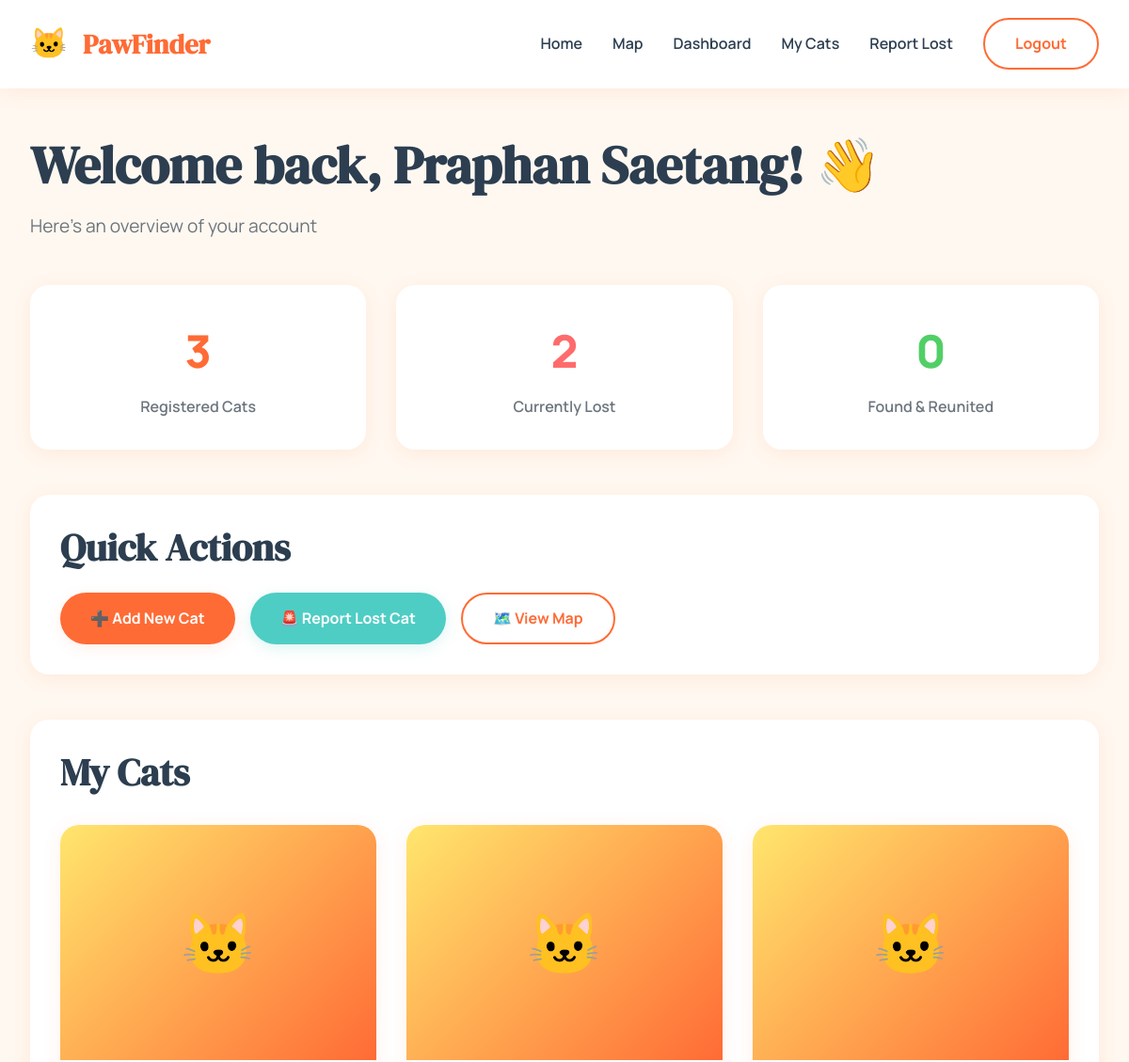
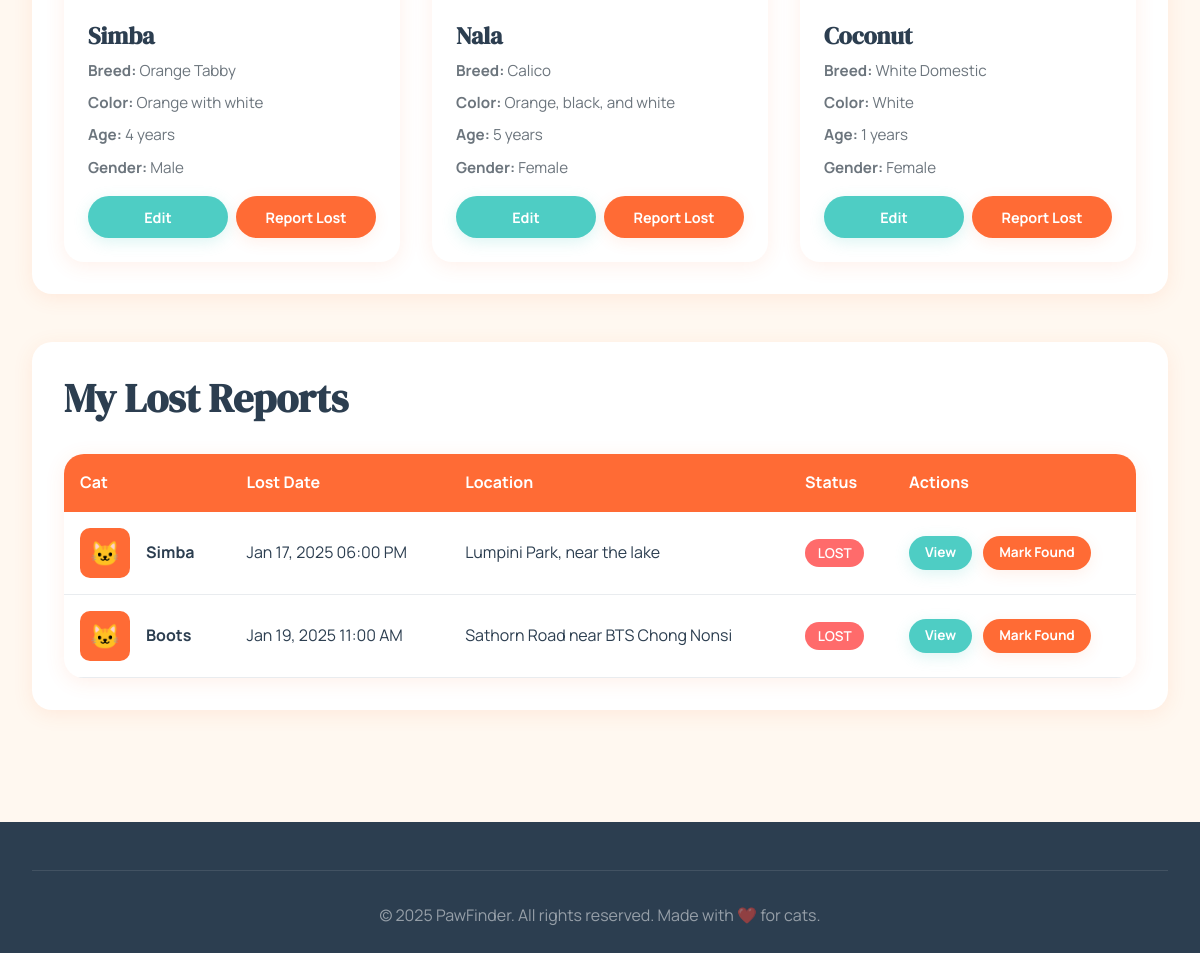
Page /dashboard.php (signed in) on the committed database (2 pictures, top to bottom).
### tables this page shows
CREATE TABLE IF NOT EXISTS users (
    id INT AUTO_INCREMENT PRIMARY KEY,
    username VARCHAR(50) UNIQUE NOT NULL,
    email VARCHAR(100) UNIQUE NOT NULL,
    password VARCHAR(255) NOT NULL,
    full_name VARCHAR(100) NOT NULL,
    phone VARCHAR(20),
    address TEXT,
    latitude DECIMAL(10, 8),
    longitude DECIMAL(11, 8),
    created_at TIMESTAMP DEFAULT CURRENT_TIMESTAMP,
    updated_at TIMESTAMP DEFAULT CURRENT_TIMESTAMP ON UPDATE CURRENT_TIMESTAMP,
    INDEX idx_location (latitude, longitude)
);

CREATE TABLE IF NOT EXISTS cats (
    id INT AUTO_INCREMENT PRIMARY KEY,
    user_id INT NOT NULL,
    name VARCHAR(100) NOT NULL,
    breed VARCHAR(100),
    color VARCHAR(100),
    age INT,
    gender ENUM('male', 'female', 'unknown') DEFAULT 'unknown',
    description TEXT,
    photo VARCHAR(255),
    microchip_id VARCHAR(50),
    distinctive_features TEXT,
    created_at TIMESTAMP DEFAULT CURRENT_TIMESTAMP,
    updated_at TIMESTAMP DEFAULT CURRENT_TIMESTAMP ON UPDATE CURRENT_TIMESTAMP,
    FOREIGN KEY (user_id) REFERENCES users(id) ON DELETE CASCADE,
    INDEX idx_user (user_id)
);

CREATE TABLE IF NOT EXISTS lost_reports (
    id INT AUTO_INCREMENT PRIMARY KEY,
    cat_id INT NOT NULL,
    user_id INT NOT NULL,
    status ENUM('lost', 'found') DEFAULT 'lost',
    lost_date DATETIME NOT NULL,
    lost_location TEXT NOT NULL,
    latitude DECIMAL(10, 8) NOT NULL,
    longitude DECIMAL(11, 8) NOT NULL,
    additional_info TEXT,
    reward DECIMAL(10, 2) DEFAULT 0.00,
    contact_phone VARCHAR(20),
    contact_email VARCHAR(100),
    found_date DATETIME,
    created_at TIMESTAMP DEFAULT CURRENT_TIMESTAMP,
    updated_at TIMESTAMP DEFAULT CURRENT_TIMESTAMP ON UPDATE CURRENT_TIMESTAMP,
    FOREIGN KEY (cat_id) REFERENCES cats(id) ON DELETE CASCADE,
    FOREIGN KEY (user_id) REFERENCES users(id) ON DELETE CASCADE,
    INDEX idx_status (status),
    INDEX idx_location (latitude, longitude),
    INDEX idx_lost_date (lost_date)
);

### includes/config.php (called while the page is built, shortened)
<?php
function getUserId() {
    return $_SESSION['user_id'] ?? null;
}
function formatDate($datetime) {
    return date('M d, Y h:i A', strtotime($datetime));
}
?>

### dashboard.php (the view, shortened to what this page needs)
<?php
require_once 'includes/config.php';
$userId = getUserId();
$userQuery = "SELECT * FROM users WHERE id = ?";
$stmt = $conn->prepare($userQuery);
$stmt->bind_param("i", $userId);
$stmt->execute();
$user = $stmt->get_result()->fetch_assoc();
$catsQuery = "SELECT * FROM cats WHERE user_id = ? ORDER BY created_at DESC";
$stmt = $conn->prepare($catsQuery);
$stmt->bind_param("i", $userId);
$stmt->execute();
$cats = $stmt->get_result()->fetch_all(MYSQLI_ASSOC);
$reportsQuery = "SELECT lr.*, c.name as cat_name, c.photo
                 FROM lost_reports lr
                 JOIN cats c ON lr.cat_id = c.id
                 WHERE lr.user_id = ?
                 ORDER BY lr.created_at DESC";
$stmt = $conn->prepare($reportsQuery);
$stmt->bind_param("i", $userId);
$stmt->execute();
$reports = $stmt->get_result()->fetch_all(MYSQLI_ASSOC);
$totalCats = count($cats);
$activeLostReports = count(array_filter($reports, function($r) { return $r['status'] === 'lost'; }));
$foundCats = count(array_filter($reports, function($r) { return $r['status'] === 'found'; }));
?>
<!DOCTYPE html>
<html lang="en">
<head>
    <link rel="stylesheet" href="css/style.css">
</head>
<body>
    <nav class="navbar">
        <div class="nav-container">
            <a href="index.php" class="nav-logo">PawFinder</a>
            <ul class="nav-menu">
                <li><a href="index.php" class="nav-link">Home</a></li>
                <li><a href="map.php" class="nav-link">Map</a></li>
                <li><a href="dashboard.php" class="nav-link">Dashboard</a></li>
                <li><a href="my-cats.php" class="nav-link">My Cats</a></li>
                <li><a href="report-lost.php" class="nav-link">Report Lost</a></li>
                <li><a href="logout.php" class="btn btn-outline">Logout</a></li>
            </ul>
        </div>
    </nav>
    <section class="dashboard">
        <div class="container">
            <div class="dashboard-header">
                <h1>Welcome back, <?php echo htmlspecialchars($user['full_name']); ?>! 👋</h1>
                <p style="color: var(--text-light); font-size: 1.2rem;">Here's an overview of your account</p>
            </div>
            <div class="stats-grid">
                <div class="stat-card">
                    <div class="stat-number"><?php echo $totalCats; ?></div>
                    <div class="stat-label">Registered Cats</div>
                </div>
                <div class="stat-card">
                    <div class="stat-number" style="color: var(--danger);"><?php echo $activeLostReports; ?></div>
                    <div class="stat-label">Currently Lost</div>
                </div>
                <div class="stat-card">
                    <div class="stat-number" style="color: var(--success);"><?php echo $foundCats; ?></div>
                    <div class="stat-label">Found & Reunited</div>
                </div>
            </div>
            <div style="background: var(--bg-white); padding: 2rem; border-radius: 20px; box-shadow: 0 4px 20px var(--shadow); margin-bottom: 3rem;">
                <h2 style="margin-bottom: 1.5rem;">Quick Actions</h2>
                <div style="display: flex; gap: 1rem; flex-wrap: wrap;">
                    <a href="my-cats.php?action=add" class="btn btn-primary">➕ Add New Cat</a>
                    <a href="report-lost.php" class="btn btn-secondary">🚨 Report Lost Cat</a>
                    <a href="map.php" class="btn btn-outline">🗺️ View Map</a>
                </div>
            </div>
            <div style="background: var(--bg-white); padding: 2rem; border-radius: 20px; box-shadow: 0 4px 20px var(--shadow); margin-bottom: 3rem;">
                <h2 style="margin-bottom: 1.5rem;">My Cats</h2>
                <?php if (empty($cats)): ?>
                    <p style="color: var(--text-light); text-align: center; padding: 2rem;">
                        You haven't registered any cats yet. <a href="my-cats.php?action=add" style="color: var(--primary); font-weight: 600;">Add your first cat</a>
                    </p>
                <?php else: ?>
                    <div class="cards-grid">
                        <?php foreach ($cats as $cat): ?>
                        <div class="cat-card">
                            <div style="position: relative;">
                                <?php if ($cat['photo']): ?>
                                    <img src="uploads/cats/<?php echo htmlspecialchars($cat['photo']); ?>"
                                         alt="<?php echo htmlspecialchars($cat['name']); ?>"
                                         class="cat-card-image">
                                <?php else: ?>
                                    <div class="cat-card-image" style="background: linear-gradient(135deg, #FFE66D 0%, #FF6B35 100%); display: flex; align-items: center; justify-content: center; font-size: 4rem;">
                                        🐱
                                    </div>
                                <?php endif; ?>
                            </div>
                            <div class="cat-card-content">
                                <h3 class="cat-card-title"><?php echo htmlspecialchars($cat['name']); ?></h3>
                                <div class="cat-card-info">
                                    <span><strong>Breed:</strong> <?php echo htmlspecialchars($cat['breed'] ?: 'Mixed'); ?></span>
                                    <span><strong>Color:</strong> <?php echo htmlspecialchars($cat['color']); ?></span>
                                    <span><strong>Age:</strong> <?php echo htmlspecialchars($cat['age']); ?> years</span>
                                    <span><strong>Gender:</strong> <?php echo ucfirst($cat['gender']); ?></span>
                                </div>
                                <div style="display: flex; gap: 0.5rem; margin-top: 1rem;">
                                    <a href="my-cats.php?action=edit&id=<?php echo $cat['id']; ?>" class="btn btn-secondary" style="flex: 1; justify-content: center; font-size: 0.9rem; padding: 0.6rem 1rem;">
                                        Edit
                                    </a>
                                    <a href="report-lost.php?cat_id=<?php echo $cat['id']; ?>" class="btn btn-primary" style="flex: 1; justify-content: center; font-size: 0.9rem; padding: 0.6rem 1rem;">
                                        Report Lost
                                    </a>
                                </div>
                            </div>
                        </div>
                        <?php endforeach; ?>
                    </div>
                <?php endif; ?>
            </div>
            <?php if (!empty($reports)): ?>
            <div style="background: var(--bg-white); padding: 2rem; border-radius: 20px; box-shadow: 0 4px 20px var(--shadow);">
                <h2 style="margin-bottom: 1.5rem;">My Lost Reports</h2>
                <div class="table-container">
                    <table>
                        <thead>
                            <tr>
                                <th>Cat</th>
                                <th>Lost Date</th>
                                <th>Location</th>
                                <th>Status</th>
                                <th>Actions</th>
                            </tr>
                        </thead>
                        <tbody>
                            <?php foreach ($reports as $report): ?>
                            <tr>
                                <td>
                                    <div style="display: flex; align-items: center; gap: 1rem;">
                                        <?php if ($report['photo']): ?>
                                            <img src="uploads/cats/<?php echo htmlspecialchars($report['photo']); ?>"
                                                 style="width: 50px; height: 50px; border-radius: 10px; object-fit: cover;">
                                        <?php else: ?>
                                            <div style="width: 50px; height: 50px; background: var(--primary); border-radius: 10px; display: flex; align-items: center; justify-content: center; font-size: 1.5rem;">
                                                🐱
                                            </div>
                                        <?php endif; ?>
                                        <strong><?php echo htmlspecialchars($report['cat_name']); ?></strong>
                                    </div>
                                </td>
                                <td><?php echo formatDate($report['lost_date']); ?></td>
                                <td><?php echo htmlspecialchars(substr($report['lost_location'], 0, 50)); ?></td>
                                <td>
                                    <?php if ($report['status'] === 'lost'): ?>
                                        <span style="background: var(--danger); color: white; padding: 0.3rem 0.8rem; border-radius: 15px; font-size: 0.85rem; font-weight: 600;">
                                            LOST
                                        </span>
                                    <?php else: ?>
                                        <span style="background: var(--success); color: white; padding: 0.3rem 0.8rem; border-radius: 15px; font-size: 0.85rem; font-weight: 600;">
                                            FOUND
                                        </span>
                                    <?php endif; ?>
                                </td>
                                <td>
                                    <a href="cat-details.php?id=<?php echo $report['id']; ?>" class="btn btn-secondary" style="font-size: 0.85rem; padding: 0.4rem 1rem;">
                                        View
                                    </a>
                                    <?php if ($report['status'] === 'lost'): ?>
                                    <a href="mark-found.php?id=<?php echo $report['id']; ?>"
                                       class="btn btn-primary"
                                       style="font-size: 0.85rem; padding: 0.4rem 1rem; margin-left: 0.5rem;"
                                       onclick="return confirm('Mark this cat as found?');">
                                        Mark Found
                                    </a>
                                    <?php endif; ?>
                                </td>
                            </tr>
                            <?php endforeach; ?>
                        </tbody>
                    </table>
                </div>
            </div>
            <?php endif; ?>
        </div>
    </section>
    <footer class="footer">
        <div class="container">
            <div class="footer-bottom">
                <p>&copy; 2025 PawFinder. All rights reserved. Made with ❤️ for cats.</p>
            </div>
        </div>
    </footer>
</body>
</html>

### rows in the picture
users: full_name "Praphan Saetang"
cats: name "Simba", breed "Orange Tabby", color "Orange with white", age "4", gender "Male"
cats: name "Nala", breed "Calico", color "Orange, black, and white", age "5", gender "Female"
cats: name "Coconut", breed "White Domestic", color "White", age "1", gender "Female"
lost_reports: cat.name "Simba", lost_date "Jan 17, 2025 06:00 PM", lost_location "Lumpini Park, near the lake", status "LOST"
lost_reports: cat.name "Boots", lost_date "Jan 19, 2025 11:00 AM", lost_location "Sathorn Road near BTS Chong Nonsi", status "LOST"

### other values in the picture
$totalCats "3"
$activeLostReports "2"
$foundCats "0"
